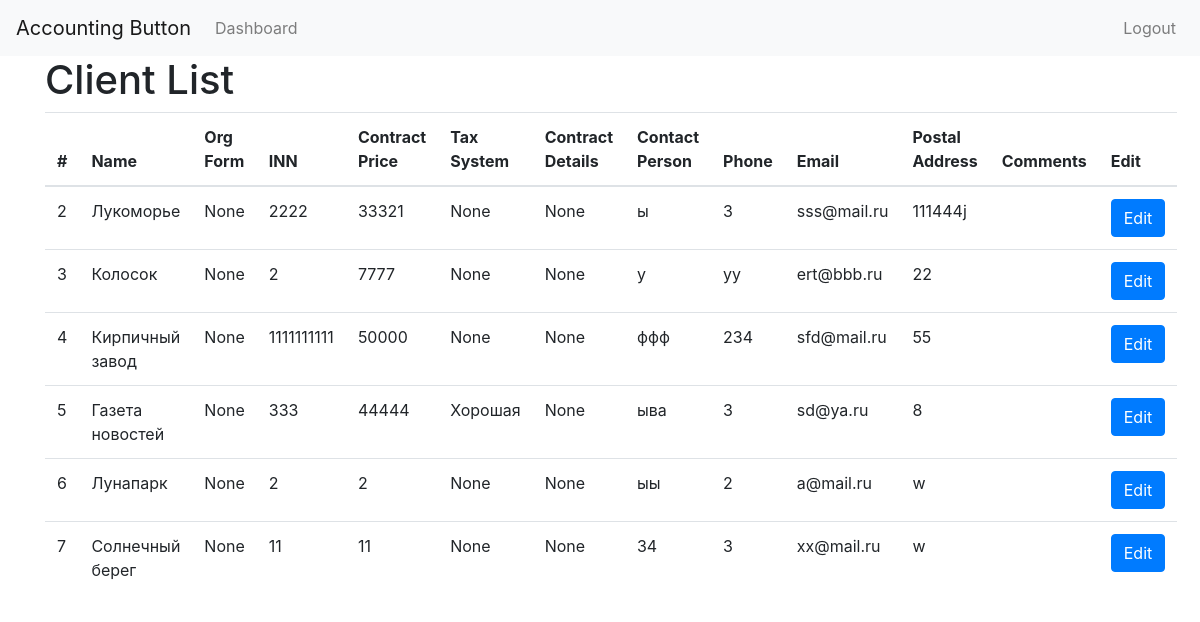
Page /clients/ (signed in) on the earlier database version.
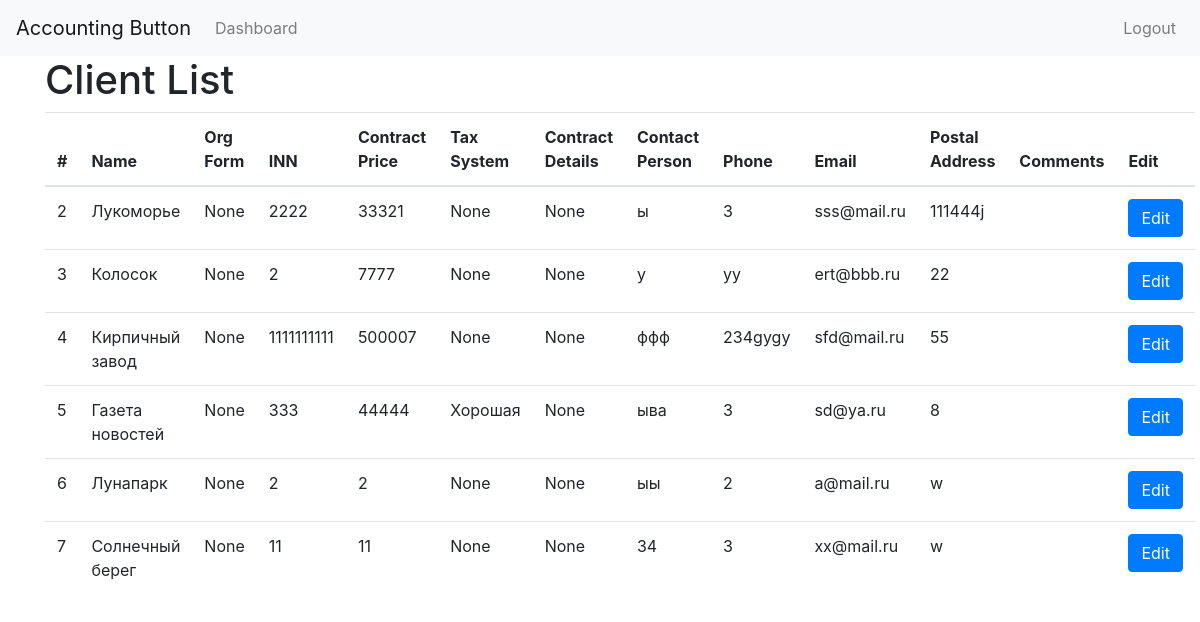
Same page on the later database version.
### Accounting_button/models.py (models this page shows, shortened)
class Client(models.Model):
    name = models.CharField(max_length=255, verbose_name="Наименование", blank=False, null=False)
    org_form = models.CharField(max_length=255, verbose_name="Организационная форма", blank=True, null=True)
    inn = models.CharField(max_length=12, verbose_name="ИНН", blank=False, null=False)
    contract_price = models.IntegerField(verbose_name="Цена договора", blank=False, null=False)
    tax_system = models.CharField(max_length=255, verbose_name="Система налогообложения", blank=True, null=True)
    contract_details = models.CharField(max_length=255, verbose_name="Дата и номер договора", blank=True, null=True)
    contact_person = models.CharField(max_length=255, verbose_name="Контактное лицо", blank=False, null=False)
    phone = models.CharField(max_length=20, verbose_name="Телефон", blank=False, null=False)
    email = models.EmailField(verbose_name="Электронная почта", blank=False, null=False)
    postal_address = models.CharField(max_length=255, verbose_name="Почтовый адрес", blank=False, null=False)
    comments = models.TextField(verbose_name="Комментарии", blank=True, null=True)

### Accounting_button/views.py (the view)
# urls.py: path('clients/', views.client_list, name='client_list'),
@login_required
def client_list(request):
    clients = Client.objects.all()
    total_clients = clients.count()  # Считаем общее количество клиентов
    return render(request, 'Accounting_button/client_list.html', {
        'clients': clients,
        'total_clients': total_clients  # Передаем общее количество клиентов в контекст
    })

### Accounting_button/templates/Accounting_button/client_list.html (shortened to what this page needs)
{% extends "Accounting_button/base.html" %}
{% block content %}
<h1>Client List</h1>
<table class="table">
    <thead>
        <tr>
            <th>#</th>
            <th>Name</th>
            <th>Org Form</th>
            <th>INN</th>
            <th>Contract Price</th>
            <th>Tax System</th>
            <th>Contract Details</th>
            <th>Contact Person</th>
            <th>Phone</th>
            <th>Email</th>
            <th>Postal Address</th>
            <th>Comments</th>
            <th>Edit</th>
        </tr>
    </thead>
    <tbody>
        {% for client in clients %}
        <tr>
            <td>{{ client.id }}</td>
            <td>{{ client.name }}</td>
            <td>{{ client.org_form }}</td>
            <td>{{ client.inn }}</td>
            <td>{{ client.contract_price }}</td>
            <td>{{ client.tax_system }}</td>
            <td>{{ client.contract_details }}</td>
            <td>{{ client.contact_person }}</td>
            <td>{{ client.phone }}</td>
            <td>{{ client.email }}</td>
            <td>{{ client.postal_address }}</td>
            <td>{{ client.comments }}</td>
            <td><a href="{% url 'client_edit' client.id %}" class="btn btn-primary">Edit</a></td>
        </tr>
        {% endfor %}
    </tbody>
</table>
{% endblock %}

Differences in the rows shown:
changed Client "Кирпичный завод": contract_price "50000" → "500007"; phone "234" → "234gygy"
